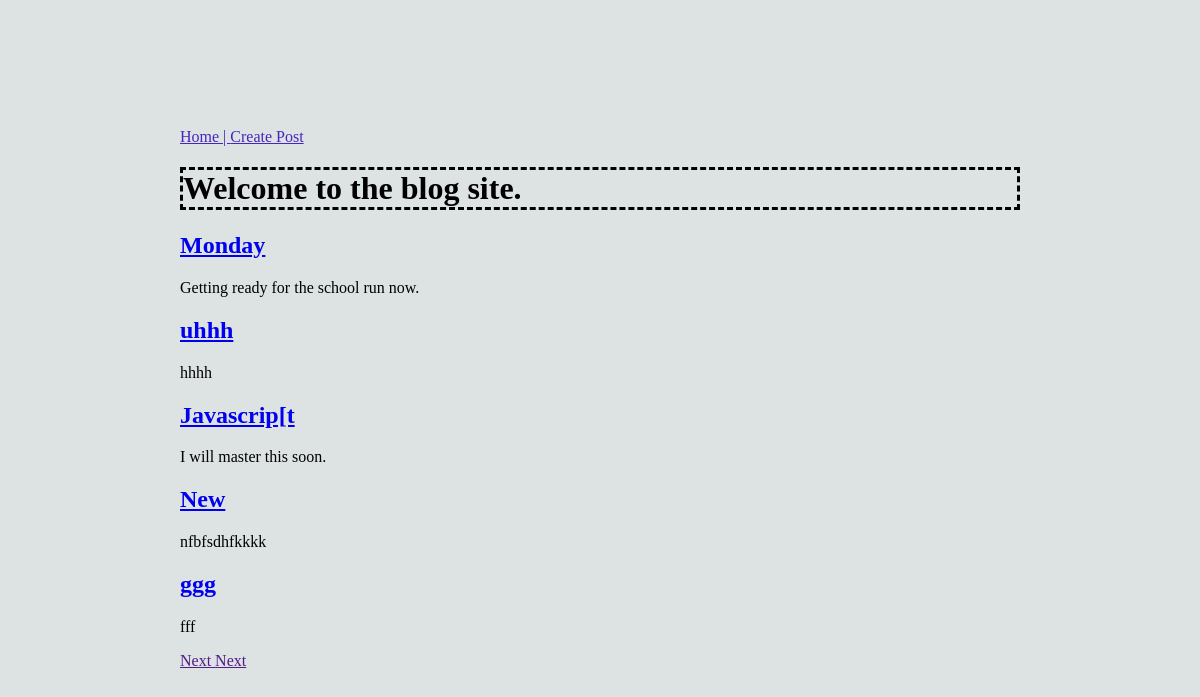
Before: / with the older database file.
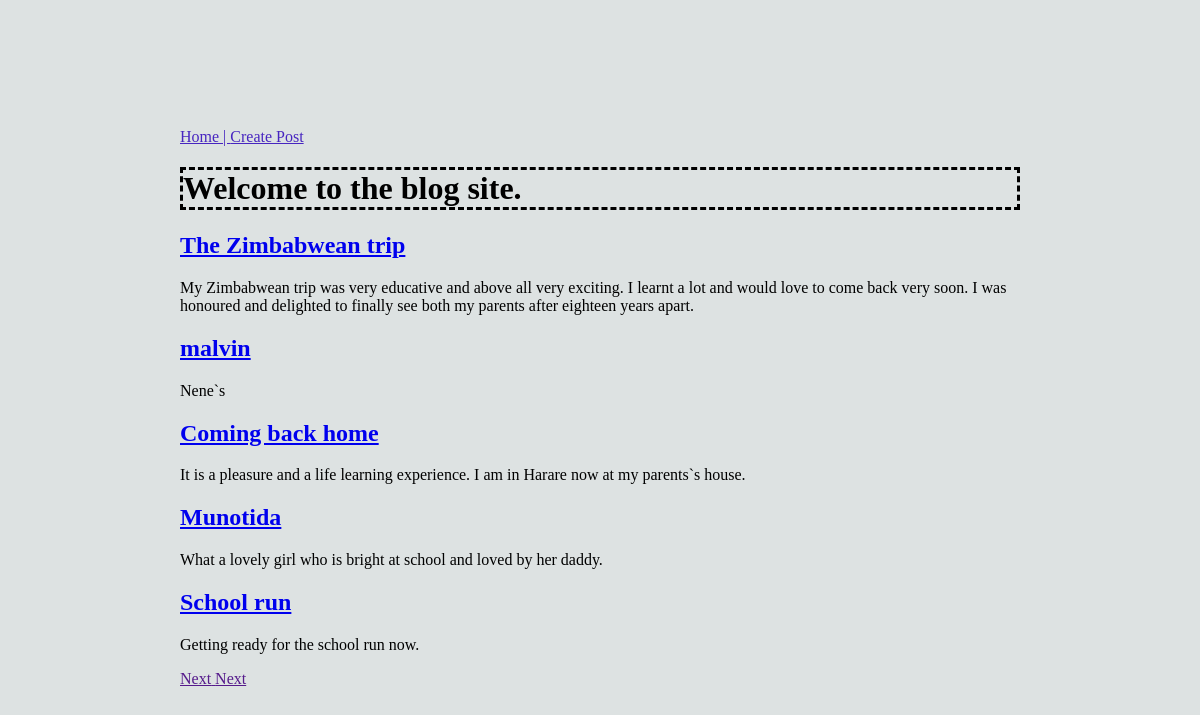
After: the same page with the newer database file.
### myblog/models.py (models this page shows, shortened)
class Post(models.Model):
    title = models.CharField(max_length=100)
    content = models.TextField()
    date_posted = models.DateTimeField(auto_now_add=True)
    author = models.ForeignKey(User, on_delete=models.CASCADE, null=True)
    class Meta:
        ordering = ['-date_posted']
        verbose_name_plural = 'Posts'

### myblog/views.py (the view)
# urls.py: path("", views.post_list, name="post_list"),
def post_list(request):
    posts = Post.objects.all()
    paginator = Paginator(posts, 5) # Show 5 posts per page
    page = request.GET.get('page')
    posts = paginator.get_page(page)
    context = {'posts': posts}
    return render(request, 'myblog/post_list.html', context)

### myblog/templates/myblog/post_list.html
{% extends "base.html" %}
{% block content %}
  <h1 class="main-page">Welcome to the blog site.</h1>
  {% for post in posts %}
    <h2><a href="{% url 'post_detail' post.pk %}">{{ post.title }}</a></h2>
    <p>{{ post.content }}</p>
  {% endfor %}
<div class="pagination">
  <span class="step-links">
    {% if posts.has_previous %}
      <a href="{{ posts.previous.url }}" class="previous">
        <span class="previous-label">Previous</span>
      </a>
    {% else %}
      <a href="{{ posts.next.url }}" class="next">
        <span class="next-label">Next</span>
      </a>
      <a href="{{ posts.next.url }}" class="next">
        <span class="next-label">Next</span>
      </a>
    {% endif %}
  </span>
</div>
{% endblock content %}

Changed rows visible on the page:
no longer on this page (row edited): Post: title "uhhh", content "hhhh"
no longer on this page (row edited): Post: title "Javascrip[t", content "I will master this soon."
no longer on this page (row unchanged): Post: title "New", content "nfbfsdhfkkkk"
no longer on this page (row unchanged): Post: title "ggg", content "fff"
added Post: title "The Zimbabwean trip", content "My Zimbabwean trip was very educative and above all very exciting. I learnt a lot and would love to come back very soon. I was honoured and delighted to finally see both my parents after eighteen years apart."
added Post: title "malvin", content "Nene`s"
added Post: title "Coming back home", content "It is a pleasure and a life learning experience. I am in Harare now at my parents`s house."
added Post: title "Munotida", content "What a lovely girl who is bright at school and loved by her daddy."
changed Post "Getting ready for the school run now.": title "Monday" → "School run"
